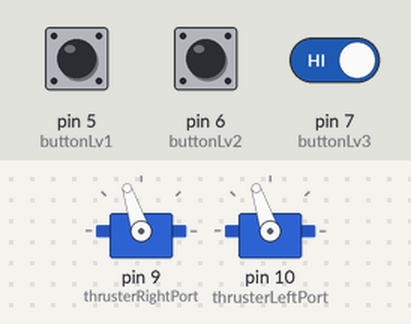
A sketch run on a simulated Arduino Nano, built with avr-gcc and run on an emulated ATmega328P. On the bench: 2 × servo. Inputs (shaded band) come from the test bench; at power-on: pin 5 (buttonLv1) HIGH, pin 6 (buttonLv2) HIGH, pin 7 (buttonLv3) HIGH.

Above: at 5.9 s.
6.0 s: pin 5 (buttonLv1) pulled LOW for 1 s
At 7.13 s:
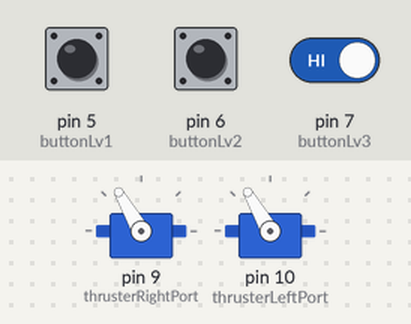
9.0 s: pin 6 (buttonLv2) pulled LOW for 0.15 s
12.0 s: pin 6 (buttonLv2) pulled LOW for 1 s
15.0 s: pin 5 (buttonLv1) pulled LOW for 3.2 s
At 19.4 s:
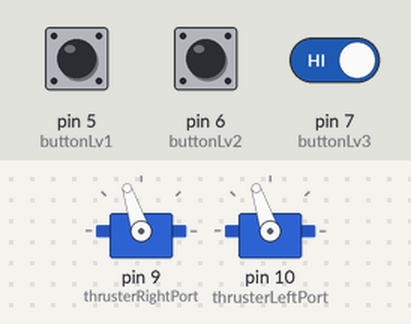
19.7 s: pin 5 (buttonLv1) driven LOW and pin 6 (buttonLv2) driven LOW and pin 7 (buttonLv3) driven LOW
At 20.1 s:
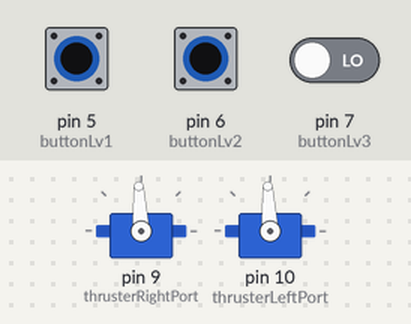
21.2 s: pin 5 (buttonLv1) driven HIGH
At 22.3 s:
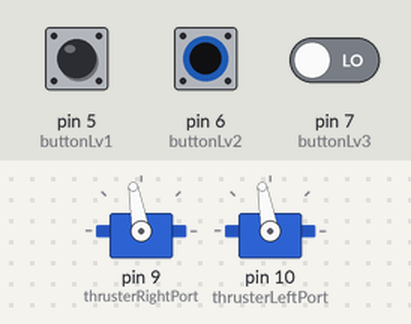
Timing chart, 0 to 24.2 s (numbered marks = the images above; inputs shaded):
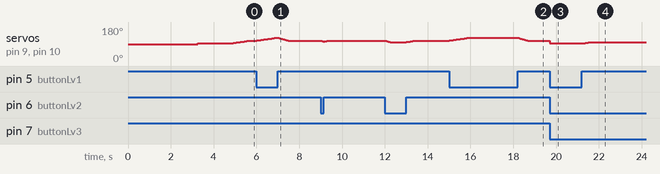

Measured:
- after the input at 6.0 s, servo on pin 9 (thrusterRightPort), servo on pin 10 (thrusterLeftPort): rises from 108° to 124° in 0.95 s, then falls to 108° in 0.52 s
- after the input at 15.0 s, servo on pin 9 (thrusterRightPort), servo on pin 10 (thrusterLeftPort): rises from 108° to 124° in 0.95 s, then falls to 108° in 2.7 s
- after the input at 19.7 s, servo on pin 9 (thrusterRightPort), servo on pin 10 (thrusterLeftPort): 108° → 93° at once
- after the input at 21.2 s, servo on pin 9 (thrusterRightPort), servo on pin 10 (thrusterLeftPort): moves from 93° to 100° over 0.37 s, starting after 0.05 s

The sketch:

BlueRoboticsSwimfeet.ino
```cpp
#include <Servo.h>
Servo thrusterRight;
Servo thrusterLeft;

// Pinout declaration
#define thrusterRightPort 9
#define thrusterLeftPort 10
#define buttonLv1	 5
#define buttonLv2	 6
#define buttonLv3	 7

// Variable declaration
bool buttonVal1 = false;
bool buttonVal2 = false;
bool buttonVal3 = false;

// Speed levels
int speedLevel1 = 1580; // Minimum
int speedLevel2 = 1660; // Min-Med
int speedLevel3 = 1740; // Medium
int speedLevel4 = 1820; // Med-Max
int speedLevel5 = 1900; // Maximum
int speedLevelStop = 1500; // Stop

// Thruster default values
int delayTime = 100;
int currentSpeed = 1500;
int newSpeed = 1500;
unsigned long timerThruster = 0;


void setup()
{

        #pragma region Thruster instructions
	/*

	Thruster communication:
	COMMANDS        MICROSECOND
	Stopped 	1500 microseconds
	Max forward 	1900 microseconds
	Max reverse 	1100 microseconds

	*/
        #pragma endregion


	// Pinout usage declaration
	thrusterRight.attach(thrusterRightPort);
	thrusterLeft.attach(thrusterLeftPort);
	pinMode(buttonLv1, INPUT_PULLUP);
	pinMode(buttonLv2, INPUT_PULLUP);
	pinMode(buttonLv3, INPUT_PULLUP);


	// Thruster activate
	delay(3250);				// wait time for ESC to boot up
	thrusterRight.writeMicroseconds(1500); // send "stop" signal to ESC.
	thrusterLeft.writeMicroseconds(1500); // send "stop" signal to ESC.
	delay(1500);	    		     // delay to allow the ESC to recognize the stopped signal

	//Serial.begin(9600);		      // Serial debugger, activate this for debug.
}

void loop()
{
	ButtonRead();
	Accelerate();
}

// Stearing
void ButtonRead() {

	// Get values from buttons
	buttonVal1 = digitalRead(buttonLv1);
	buttonVal2 = digitalRead(buttonLv2);
	buttonVal3 = digitalRead(buttonLv3);


	//// Print values in debugger
	//Serial.print("Button val1: ");
	//Serial.print(buttonVal1);
	//Serial.print(" val2: ");
	//Serial.print(buttonVal2);
	//Serial.print(" val3: ");
	//Serial.println(buttonVal3);


	// Check which buttons is pressed?

	// Put values into arrays for easy enumrations in loops
	int speedLevelArray[]{ speedLevel1,speedLevel2, speedLevel3, speedLevel4, speedLevel5 };
	bool buttonValArray[]{ buttonVal1,buttonVal2,buttonVal3 };

	if (!buttonVal1 && !buttonVal2 && !buttonVal3)
	{
		currentSpeed = 1500;		// No buttons is pressed
		newSpeed = currentSpeed;	// STOP
		thrusterRight.writeMicroseconds(currentSpeed);
		return;
	}

	for (size_t i = 0; i < sizeof(buttonValArray); i++)
	{
		if (i < (sizeof(buttonValArray) - 1))
		{
			if (buttonValArray[i] && buttonValArray[i + 1])
			{
				if (buttonValArray[0] && buttonValArray[1])
				{
					newSpeed = speedLevelArray[i+1];
					return;
				}
				else
				{
					newSpeed = speedLevelArray[i+2];
					return;
				}
			}
		}
		if (buttonValArray[i])
		{
			newSpeed = speedLevelArray[i*2];
			return;
		}
	}
}


// Thruster method
bool Accelerate() {


	if (millis() - timerThruster > delayTime)  // check for new aceleration value
	{
		if (newSpeed < currentSpeed)  // Lower speedValue
		{
			currentSpeed -= 1;
			delayTime = 2;
			thrusterRight.writeMicroseconds(currentSpeed);
			thrusterLeft.writeMicroseconds(currentSpeed);
		}
		else if (newSpeed > currentSpeed) // Higher speedValue
		{
			currentSpeed += 1;
			delayTime = 5;
			thrusterRight.writeMicroseconds(currentSpeed);
			thrusterLeft.writeMicroseconds(currentSpeed);
		}
		else
		{
			newSpeed == currentSpeed;
			thrusterRight.writeMicroseconds(currentSpeed);
			thrusterLeft.writeMicroseconds(currentSpeed);
		}
		timerThruster = millis();
	}
}
```
